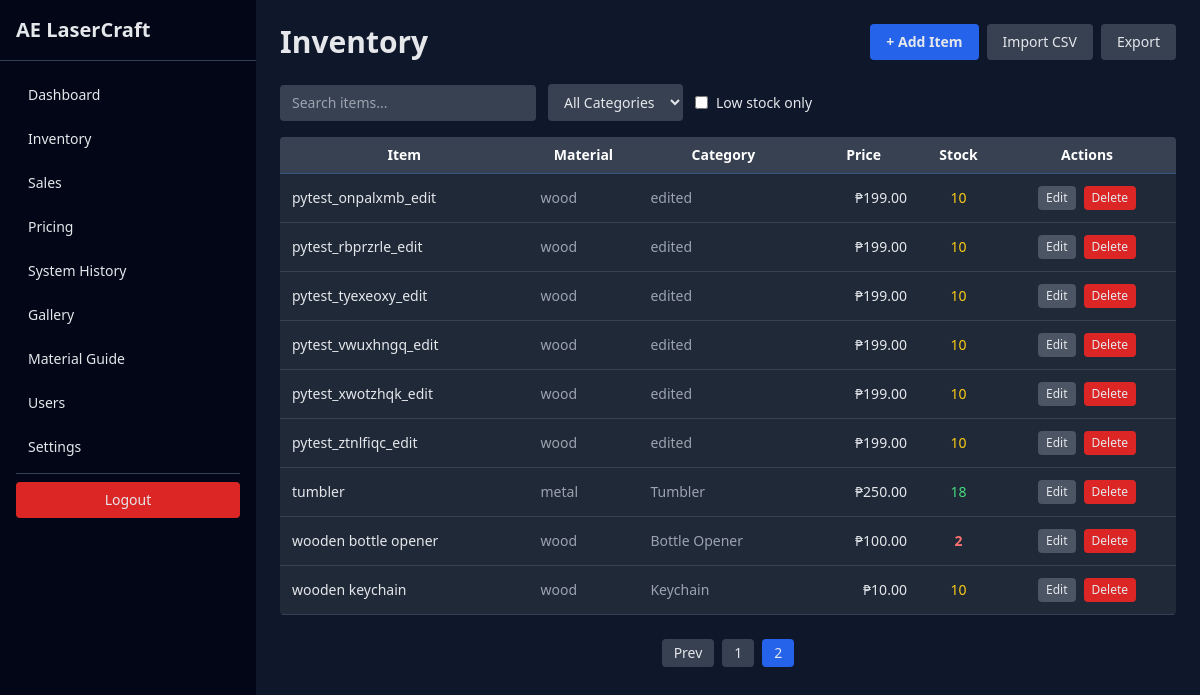
The app's page /inventory?page=2 (signed in) with its own data.
### tables this page shows
CREATE TABLE products (
        id INTEGER PRIMARY KEY,
        name TEXT UNIQUE,
        price REAL,
        stock INTEGER
    , is_deleted INTEGER DEFAULT 0, category TEXT DEFAULT 'product', material_type TEXT);

### app.py (the view)
@app.route("/inventory")
@login_required
def inventory():
    if current_user.role not in ["admin", "staff"]:
        return redirect("/")
    page = int(request.args.get("page", 1))
    per_page = 10
    offset = (page - 1) * per_page
    conn = connect()
    c = conn.cursor()
    c.execute("SELECT COUNT(*) FROM products WHERE is_deleted = 0")
    total = c.fetchone()[0]
    pages = ceil(total / per_page)
    c.execute("""
        SELECT id, name, material_type, category, price, stock
        FROM products
        WHERE is_deleted = 0
        ORDER BY name
        LIMIT ? OFFSET ?
    """, (per_page, offset))
    items = c.fetchall()
    conn.close()
    return render_template(
        "inventory.html",
        items=items,
        is_admin=current_user.role == "admin",
        page=page,
        pages=pages
    )

### app.py (called while the page is built)
def load_user_settings_safe():
    if not current_user.is_authenticated:
        return {}
    conn = connect()
    c = conn.cursor()
    c.execute(
        "SELECT settings FROM user_settings WHERE user_id = ?",
        (current_user.id,)
    )
    row = c.fetchone()
    conn.close()
    if not row or not row[0]:
        return {}
    try:
        return json.loads(row[0])
    except Exception:
        return {}

@app.context_processor
def inject_globals():
    return {
        "settings": load_user_settings_safe(),
        "is_admin": (
            current_user.is_authenticated
            and current_user.role == "admin"
        )
    }

@login_manager.user_loader
def load_user(user_id):
    conn = connect()
    c = conn.cursor()
    c.execute("SELECT id, username, role FROM users WHERE id=?", (user_id,))
    u = c.fetchone()
    conn.close()
    return User(*u) if u else None

### auth.py (called while the page is built)
    @property
    def is_active(self):
        return self._is_active

### database.py (called while the page is built)
def is_postgres():
    return bool(os.environ.get("DATABASE_URL"))

def connect():
    if is_postgres():
        return connect_postgres()
    else:
        return connect_sqlite()

def connect_sqlite():
    return sqlite3.connect("data/database.db")

### templates/inventory.html (shortened to what this page needs)
{% extends "base.html" %}
{% block content %}
<div class="flex justify-between items-center mb-6">
  <h2 class="text-3xl font-bold">Inventory</h2>
  <div class="flex gap-2">
    <button
      id="addItemBtn"
      class="bg-blue-600 hover:bg-blue-500 px-4 py-2 rounded text-sm font-semibold">
      + Add Item
    </button>
    <button
      id="importBtn"
      class="bg-gray-700 hover:bg-gray-600 px-4 py-2 rounded text-sm">
      Import CSV
    </button>
    <a
      href="/inventory/export"
      class="bg-gray-700 hover:bg-gray-600 px-4 py-2 rounded text-sm">
      Export
    </a>
  </div>
</div>
<div class="flex flex-wrap gap-3 mb-4 items-center">
  <input
    id="inventorySearch"
    type="text"
    placeholder="Search items..."
    class="bg-gray-700 px-3 py-2 rounded text-sm outline-none w-64"
    oninput="filterInventory()">
  <select
    id="categoryFilter"
    class="bg-gray-700 px-3 py-2 rounded text-sm outline-none"
    onchange="filterInventory()">
    <option value="">All Categories</option>
      {% set categories = [] %}
      {% for item in items %}
        {% if item[2] and item[2] not in categories %}
          {% set _ = categories.append(item[2]) %}
        {% endif %}
      {% endfor %}
  </select>
  <label class="flex items-center gap-2 text-sm cursor-pointer">
    <input
      type="checkbox"
      id="lowStockFilter"
      onchange="filterInventory()">
    Low stock only
  </label>
</div>
<div class="bg-gray-800 rounded overflow-x-auto">
<table class="min-w-full text-sm">
<thead class="bg-gray-700 text-gray-200">
<tr>
  <th>Item</th>
  <th>Material</th>
  <th>Category</th>
  <th>Price</th>
  <th>Stock</th>
  <th>Actions</th>
</tr>
</thead>
<tbody>
{% for item in items %}
<tr
  class="inventory-row border-b border-gray-700"
  data-name="{{ item[1] | lower }}"
  data-category="{{ item[2] | lower }}"
  data-stock="{{ item[4] }}">
  <td class="p-3 font-medium">{{ item[1] }}</td>
  <td class="p-3 text-gray-400">{{ item[2] or '—' }}</td>
  <td class="p-3 text-gray-400">{{ item[3] or '—' }}</td>
  <td class="p-3 text-right">
    ₱{{ "%.2f"|format(item[4]) }}
  </td>
  <td class="p-3 text-center">
    {% if item[5] <= 5 %}
      <span class="text-red-400 font-semibold">{{ item[5] }}</span>
    {% elif item[5] <= 15 %}
      <span class="text-yellow-400">{{ item[5] }}</span>
    {% else %}
      <span class="text-green-400">{{ item[5] }}</span>
    {% endif %}
  </td>
  <td class="p-3 text-center flex gap-2 justify-center">
    <button class="edit-btn bg-gray-600 hover:bg-gray-500 px-2 py-1 rounded text-xs" data-id="{{ item[0] }}">Edit</button>
    {% if is_admin %}
    <button
      type="button"
      class="delete-btn bg-red-600 hover:bg-red-500 px-2 py-1 rounded text-xs"
      data-id="{{ item[0] }}">
      Delete
    </button>
    {% endif %}
  </td>
</tr>
{% endfor %}
</tbody>
</table>
</div>
{% if pages > 1 %}
<div class="flex justify-center mt-6 gap-2 text-sm">
  {% if page > 1 %}
  <a href="/inventory?page={{ page-1 }}"
     class="px-3 py-1 bg-gray-700 rounded hover:bg-gray-600">
    Prev
  </a>
  {% endif %}
  {% for p in range(1, pages+1) %}
    <a href="/inventory?page={{ p }}"
       class="px-3 py-1 rounded
       {% if p == page %}bg-blue-600{% else %}bg-gray-700 hover:bg-gray-600{% endif %}">
      {{ p }}
    </a>
  {% endfor %}
</div>
{% endif %}
{% endblock %}

### static/css/style.css (style rules this page uses)
:root { --bg: #0f172a; --sidebar: #020617; --card: #111827; --text: #e5e7eb; --accent: #22c55e; }
body { background-color: var(--bg); color: var(--text); transition: background-color 0.3s, color 0.3s; }
table thead { background-color: color-mix(in srgb, var(--accent) 12%, transparent); }
table thead th { color: white; font-weight: 600; padding: 0.5rem; border-bottom: 1px solid color-mix(in srgb, var(--accent) 30%, transparent); }

### records on screen
products: name "pytest_onpalxmb_edit", material_type "wood", category "edited", price "199.00", stock "10"
products: name "pytest_rbprzrle_edit", material_type "wood", category "edited", price "199.00", stock "10"
products: name "pytest_tyexeoxy_edit", material_type "wood", category "edited", price "199.00", stock "10"
products: name "pytest_vwuxhngq_edit", material_type "wood", category "edited", price "199.00", stock "10"
products: name "pytest_xwotzhqk_edit", material_type "wood", category "edited", price "199.00", stock "10"
products: name "pytest_ztnlfiqc_edit", material_type "wood", category "edited", price "199.00", stock "10"
products: name "tumbler", material_type "metal", category "Tumbler", price "250.00", stock "18"
products: name "wooden bottle opener", material_type "wood", category "Bottle Opener", price "100.00", stock "2"
products: name "wooden keychain", material_type "wood", category "Keychain", price "10.00", stock "10"

### other values on screen
{{ p }} "1" "2"
